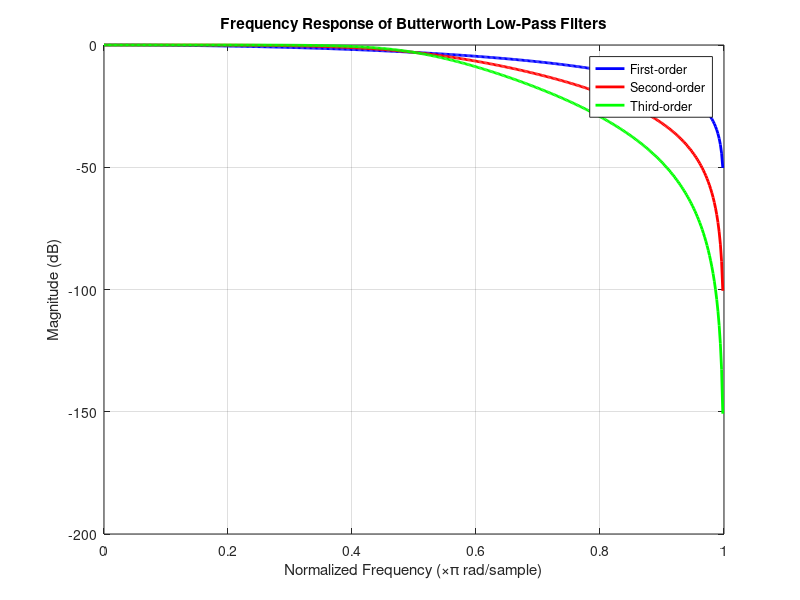

Recreate this plot in MATLAB.
% Define design parameters
wc = 0.5; % Cutoff frequency

% Calculate the orders of the filters
n1 = 1; % First-order
n2 = 2; % Second-order
n3 = 3; % Third-order

% Design Butterworth low-pass filters
[b1, a1] = butter(n1, wc, 'low');
[b2, a2] = butter(n2, wc, 'low');
[b3, a3] = butter(n3, wc, 'low');

% Frequency response
[H1, W1] = freqz(b1, a1);
[H2, W2] = freqz(b2, a2);
[H3, W3] = freqz(b3, a3);

% Plot frequency response for Butterworth low-pass filters
figure;
plot(W1/pi, 20*log10(abs(H1)), 'b', 'LineWidth', 2);
hold on;
plot(W2/pi, 20*log10(abs(H2)), 'r', 'LineWidth', 2);
plot(W3/pi, 20*log10(abs(H3)), 'g', 'LineWidth', 2);

% Add legend and labels
legend('First-order', 'Second-order', 'Third-order');
title('Frequency Response of Butterworth Low-Pass Filters');
xlabel('Normalized Frequency (\times\pi rad/sample)');
ylabel('Magnitude (dB)');
grid on;
